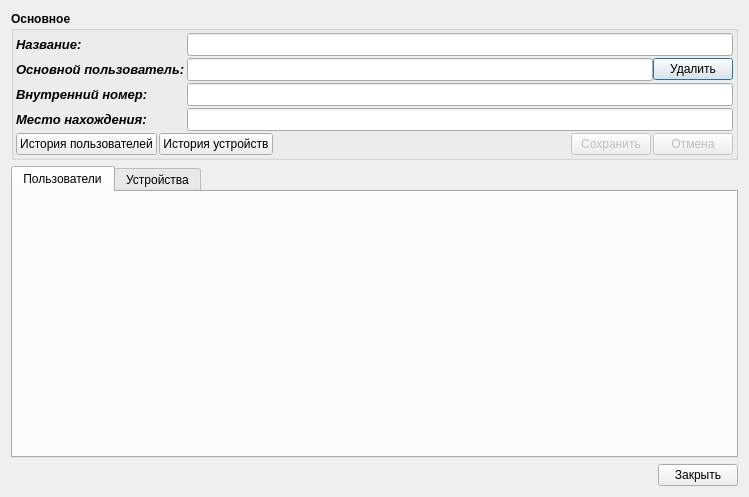
<?xml version="1.0" encoding="UTF-8"?>
<ui version="4.0">
 <class>AddEditWorkerPlace</class>
 <widget class="QDialog" name="AddEditWorkerPlace">
  <property name="geometry">
   <rect>
    <x>0</x>
    <y>0</y>
    <width>749</width>
    <height>497</height>
   </rect>
  </property>
  <property name="windowTitle">
   <string>Рабочее место</string>
  </property>
  <layout class="QVBoxLayout" name="verticalLayout_4">
   <item>
    <widget class="QGroupBox" name="groupBox">
     <property name="font">
      <font>
       <weight>75</weight>
       <bold>true</bold>
      </font>
     </property>
     <property name="title">
      <string>Основное</string>
     </property>
     <layout class="QVBoxLayout" name="verticalLayout">
      <property name="spacing">
       <number>2</number>
      </property>
      <property name="leftMargin">
       <number>2</number>
      </property>
      <property name="topMargin">
       <number>2</number>
      </property>
      <property name="rightMargin">
       <number>2</number>
      </property>
      <property name="bottomMargin">
       <number>2</number>
      </property>
      <item>
       <layout class="QGridLayout" name="gridLayout">
        <property name="spacing">
         <number>2</number>
        </property>
        <item row="0" column="0">
         <widget class="QLabel" name="label">
          <property name="font">
           <font>
            <pointsize>10</pointsize>
            <weight>75</weight>
            <italic>true</italic>
            <bold>true</bold>
           </font>
          </property>
          <property name="text">
           <string>Название:</string>
          </property>
         </widget>
        </item>
        <item row="0" column="1">
         <widget class="QLineEdit" name="name">
          <property name="font">
           <font>
            <pointsize>10</pointsize>
            <weight>75</weight>
            <bold>true</bold>
           </font>
          </property>
         </widget>
        </item>
        <item row="1" column="0">
         <widget class="QLabel" name="label_3">
          <property name="font">
           <font>
            <pointsize>10</pointsize>
            <weight>75</weight>
            <italic>true</italic>
            <bold>true</bold>
           </font>
          </property>
          <property name="text">
           <string>Основной пользователь:</string>
          </property>
         </widget>
        </item>
        <item row="2" column="0">
         <widget class="QLabel" name="label_4">
          <property name="font">
           <font>
            <pointsize>10</pointsize>
            <weight>75</weight>
            <italic>true</italic>
            <bold>true</bold>
           </font>
          </property>
          <property name="text">
           <string>Внутренний номер:</string>
          </property>
         </widget>
        </item>
        <item row="2" column="1">
         <widget class="QLineEdit" name="internalNumber">
          <property name="font">
           <font>
            <pointsize>10</pointsize>
            <weight>75</weight>
            <bold>true</bold>
           </font>
          </property>
         </widget>
        </item>
        <item row="3" column="0">
         <widget class="QLabel" name="label_5">
          <property name="font">
           <font>
            <pointsize>10</pointsize>
            <weight>75</weight>
            <italic>true</italic>
            <bold>true</bold>
           </font>
          </property>
          <property name="text">
           <string>Место нахождения:</string>
          </property>
         </widget>
        </item>
        <item row="3" column="1">
         <widget class="QLineEdit" name="location">
          <property name="font">
           <font>
            <pointsize>10</pointsize>
            <weight>75</weight>
            <bold>true</bold>
           </font>
          </property>
         </widget>
        </item>
        <item row="1" column="1">
         <layout class="QHBoxLayout" name="horizontalLayout_2">
          <property name="spacing">
           <number>0</number>
          </property>
          <item>
           <widget class="QLineEdit" name="primaryUser">
            <property name="font">
             <font>
              <pointsize>10</pointsize>
              <weight>75</weight>
              <bold>true</bold>
             </font>
            </property>
            <property name="readOnly">
             <bool>true</bool>
            </property>
           </widget>
          </item>
          <item>
           <widget class="QPushButton" name="delPUserButton">
            <property name="font">
             <font>
              <weight>50</weight>
              <bold>false</bold>
             </font>
            </property>
            <property name="text">
             <string>Удалить</string>
            </property>
            <property name="icon">
             <iconset resource="../icons.qrc">
              <normaloff>:/16x16/clear/ico/clear_left_16x16.png</normaloff>:/16x16/clear/ico/clear_left_16x16.png</iconset>
            </property>
           </widget>
          </item>
         </layout>
        </item>
       </layout>
      </item>
      <item>
       <layout class="QHBoxLayout" name="horizontalLayout_5">
        <property name="spacing">
         <number>2</number>
        </property>
        <item>
         <widget class="QPushButton" name="buttonHistoryUsers">
          <property name="font">
           <font>
            <weight>50</weight>
            <bold>false</bold>
           </font>
          </property>
          <property name="text">
           <string>История пользователей</string>
          </property>
          <property name="icon">
           <iconset resource="../icons.qrc">
            <normaloff>:/128x128/journal/ico/journal_128x128.png</normaloff>:/128x128/journal/ico/journal_128x128.png</iconset>
          </property>
         </widget>
        </item>
        <item>
         <widget class="QPushButton" name="buttonHistoryDevice">
          <property name="font">
           <font>
            <weight>50</weight>
            <bold>false</bold>
           </font>
          </property>
          <property name="text">
           <string>История устройств</string>
          </property>
          <property name="icon">
           <iconset resource="../icons.qrc">
            <normaloff>:/32x32/journal/ico/journal_32x32.png</normaloff>:/32x32/journal/ico/journal_32x32.png</iconset>
          </property>
         </widget>
        </item>
        <item>
         <spacer name="horizontalSpacer">
          <property name="orientation">
           <enum>Qt::Horizontal</enum>
          </property>
          <property name="sizeHint" stdset="0">
           <size>
            <width>40</width>
            <height>20</height>
           </size>
          </property>
         </spacer>
        </item>
        <item>
         <widget class="QPushButton" name="saveButton">
          <property name="enabled">
           <bool>false</bool>
          </property>
          <property name="font">
           <font>
            <weight>50</weight>
            <bold>false</bold>
           </font>
          </property>
          <property name="text">
           <string>Сохранить</string>
          </property>
          <property name="icon">
           <iconset resource="../icons.qrc">
            <normaloff>:/16x16/save/ico/filesaveas_16x16.png</normaloff>:/16x16/save/ico/filesaveas_16x16.png</iconset>
          </property>
         </widget>
        </item>
        <item>
         <widget class="QPushButton" name="cancelButton">
          <property name="enabled">
           <bool>false</bool>
          </property>
          <property name="font">
           <font>
            <weight>50</weight>
            <bold>false</bold>
           </font>
          </property>
          <property name="text">
           <string>Отмена</string>
          </property>
          <property name="icon">
           <iconset resource="../icons.qrc">
            <normaloff>:/16x16/revert/ico/revert_save_16x16.png</normaloff>:/16x16/revert/ico/revert_save_16x16.png</iconset>
          </property>
         </widget>
        </item>
       </layout>
      </item>
     </layout>
    </widget>
   </item>
   <item>
    <widget class="QTabWidget" name="tabWidget">
     <property name="currentIndex">
      <number>0</number>
     </property>
     <widget class="QWidget" name="users">
      <attribute name="icon">
       <iconset resource="../icons.qrc">
        <normaloff>:/22x22/users/ico/userconfig_22x22.png</normaloff>:/22x22/users/ico/userconfig_22x22.png</iconset>
      </attribute>
      <attribute name="title">
       <string>Пользователи</string>
      </attribute>
      <layout class="QVBoxLayout" name="verticalLayout_3">
       <property name="leftMargin">
        <number>2</number>
       </property>
       <property name="topMargin">
        <number>2</number>
       </property>
       <property name="rightMargin">
        <number>2</number>
       </property>
       <property name="bottomMargin">
        <number>2</number>
       </property>
       <item>
        <layout class="QVBoxLayout" name="verticalLayout_2"/>
       </item>
      </layout>
     </widget>
     <widget class="QWidget" name="orgtex">
      <attribute name="icon">
       <iconset resource="../icons.qrc">
        <normaloff>:/22x22/computers/ico/computer_22x22.png</normaloff>:/22x22/computers/ico/computer_22x22.png</iconset>
      </attribute>
      <attribute name="title">
       <string>Устройства</string>
      </attribute>
      <layout class="QVBoxLayout" name="verticalLayout_6">
       <property name="leftMargin">
        <number>2</number>
       </property>
       <property name="topMargin">
        <number>2</number>
       </property>
       <property name="rightMargin">
        <number>2</number>
       </property>
       <property name="bottomMargin">
        <number>2</number>
       </property>
       <item>
        <layout class="QVBoxLayout" name="verticalLayout_5"/>
       </item>
      </layout>
     </widget>
    </widget>
   </item>
   <item>
    <layout class="QHBoxLayout" name="horizontalLayout">
     <item>
      <spacer name="horizontalSpacer_2">
       <property name="orientation">
        <enum>Qt::Horizontal</enum>
       </property>
       <property name="sizeHint" stdset="0">
        <size>
         <width>40</width>
         <height>20</height>
        </size>
       </property>
      </spacer>
     </item>
     <item>
      <widget class="QPushButton" name="closeButton">
       <property name="text">
        <string>Закрыть</string>
       </property>
       <property name="icon">
        <iconset resource="../icons.qrc">
         <normaloff>:/16x16/cancelDel/ico/button_cancel_16x16 (1).png</normaloff>:/16x16/cancelDel/ico/button_cancel_16x16 (1).png</iconset>
       </property>
       <property name="default">
        <bool>false</bool>
       </property>
      </widget>
     </item>
    </layout>
   </item>
  </layout>
 </widget>
 <tabstops>
  <tabstop>name</tabstop>
  <tabstop>primaryUser</tabstop>
  <tabstop>delPUserButton</tabstop>
  <tabstop>internalNumber</tabstop>
  <tabstop>location</tabstop>
  <tabstop>saveButton</tabstop>
  <tabstop>cancelButton</tabstop>
  <tabstop>tabWidget</tabstop>
  <tabstop>closeButton</tabstop>
 </tabstops>
 <resources>
  <include location="../icons.qrc"/>
 </resources>
 <connections/>
</ui>
